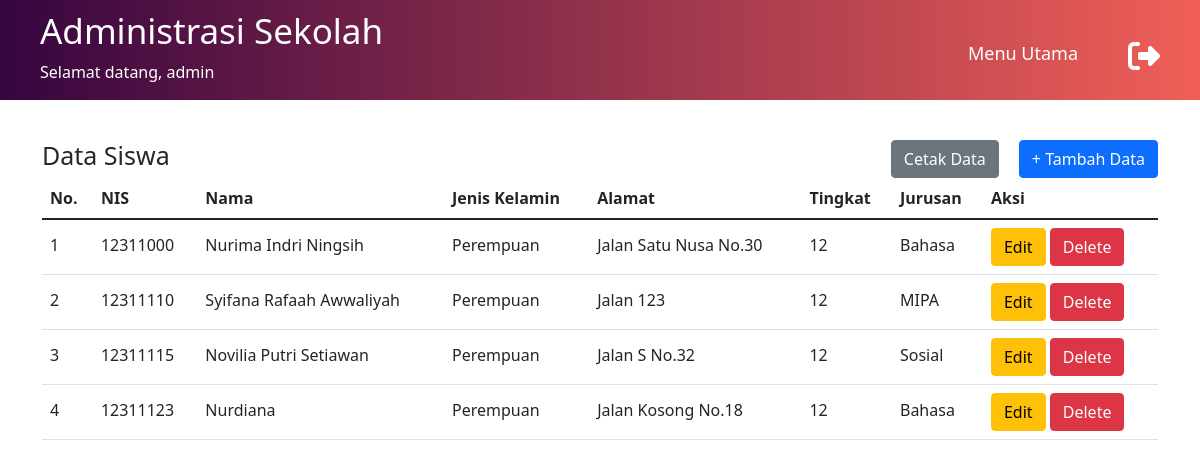
Page /data-siswa.php (signed in) on the committed database.
### tables this page shows
CREATE TABLE `siswa` (
  `nis` char(8) NOT NULL,
  `nama` varchar(50) NOT NULL,
  `jns_kelamin` varchar(10) NOT NULL,
  `alamat` varchar(50) NOT NULL,
  `kd_kelas` char(4) NOT NULL
);

CREATE TABLE `kelas` (
  `kd_kelas` char(4) NOT NULL,
  `jurusan` varchar(20) NOT NULL,
  `tingkat` varchar(5) NOT NULL,
  `jmlh_siswa` int(5) NOT NULL
);

### functions.php (called while the page is built, shortened)
<?php
$conn = mysqli_connect("localhost", "root", "", "sekolah_database");
function query($query) {
	global $conn;
	$result = mysqli_query($conn, $query);
	$rows = [];
	while( $row = mysqli_fetch_assoc($result) ) {
		$rows[] = $row;
	}
	return $rows;
}
?>

### data-siswa.php (the view, shortened to what this page needs)
<?php
require 'functions.php';
$siswa = query("SELECT * FROM siswa, kelas where kelas.kd_kelas=siswa.kd_kelas");
?>
<!DOCTYPE html>
<html lang="en">
<head>
    <link rel="stylesheet" href="assets/css/main.css">
    <link href="https://cdn.jsdelivr.net/npm/bootstrap@5.1.3/dist/css/bootstrap.min.css" rel="stylesheet"
>
</head>
<body>
    <header>
        <div class="welcome">
            <h1>Administrasi Sekolah</h1>
            <p>Selamat datang,
                <?php
                echo $_SESSION['username'];
                ?>
            </p>
        </div>
        <nav>
            <ul>
                <li><a href="index.php">Menu Utama</a></li>
            </ul>
        </nav>
        <a href="logout.php"><i class="fa fa-sign-out fa-2x" aria-hidden="true"></i></a>
    </header>
    <section id="data-siswa" class="container">
        <div class="top-data">
            <h1>Data Siswa</h1>
            <button type="button" class="btn btn-primary"><a href="tambah-siswa.php"
                    style="color: #fff; text-decoration:none; "> + Tambah Data</a></button>
            <button type="button" class="btn btn-secondary" style="margin-right:20px;"><a href="cetak-siswa.php"
                    style="color: #fff; text-decoration:none; "> Cetak Data</a></button>
        </div>
        <div class="list-siswa">
            <table class="table table-hover">
                <thead>
                    <tr>
                        <th scope="col">No.</th>
                        <th scope="col">NIS</th>
                        <th scope="col">Nama</th>
                        <th scope="col">Jenis Kelamin</th>
                        <th scope="col">Alamat</th>
                        <th scope="col">Tingkat</th>
                        <th scope="col">Jurusan</th>
                        <th scope="col">Aksi</th>
                    </tr>
                </thead>
                <tbody>
                    <?php $i = 1; ?>
                    <?php foreach ($siswa as $row) : ?>
                    <tr>
                        <td scope="row"><?= $i; ?></td>
                        <td scope="row"><?= $row["nis"]; ?></td>
                        <td><?= $row["nama"]; ?></td>
                        <td><?= $row["jns_kelamin"]; ?></td>
                        <td><?= $row["alamat"]; ?></td>
                        <td><?= $row["tingkat"]; ?></td>
                        <td><?= $row["jurusan"]; ?></td>
                        <td class="button-action">
                            <a href="ubah-siswa.php?nis=<?= $row["nis"]; ?>"><button type="button"
                                    class="btn btn-warning">Edit</button></a>
                            <a href="hapus-siswa.php?nis=<?= $row["nis"]; ?>"><button type="button"
                                    class="btn btn-danger">Delete</button></a>
                        </td>
                    </tr>
                    <?php $i++; ?>
                    <?php endforeach; ?>
                </tbody>
            </table>
        </div>
    </section>
</body>
</html>

### assets/css/main.css (style rules this page uses)
* { margin: 0; padding: 0; box-sizing: border-box; text-decoration: none; list-style: none; }
body { font-family: 'Poppins', sans-serif; }
.container { width: 80%; margin: auto; }
header { width: 100%; padding: 0 40px; background: #f05f57; background: -webkit-linear-gradient(to left, #f05f57, #360540); background: linear-gradient(to left, #f05f57, #360540); display: flex; flex-direction: row; color: #fff; }
header .welcome { flex: 2; }
header .welcome h1 { font-size: 35px; padding-top: 10px; }
header ul { flex: 3; text-align: center; }
header i { padding-top: 40px; }
.fa-sign-out { color: #fff; }
header ul li { display: inline-block; font-size: 18px; margin-right: 30px; padding-top: 40px; align-items: center; }
header ul li a { color: #fff; padding: 10px 20px; border-radius: 10px; -webkit-border-radius: 10px; -moz-border-radius: 10px; -ms-border-radius: 10px; -o-border-radius: 10px; text-decoration: none; transition: all .5s; -webkit-transition: all .5s; -moz-transition: all .5s; -ms-transition: all .5s; -o-transition: all .5s; }
section { margin-top: 40px !important; }
.top-data h1 { color: #272727; float: left; }
.top-data button { float: right; color: #fff; text-decoration: none; }
a { color: #fff !important; text-decoration: none !important; }
.top-data { position: relative; margin-top: 30px; }
.top-data h1, body section h1 { font-size: 25px; display: block; }
tr td { line-height: 35px; }

### rows in the picture
siswa: nis "12311000", nama "Nurima Indri Ningsih", jns_kelamin "Perempuan", alamat "Jalan Satu Nusa No.30", kd_kelas.tingkat "12", kd_kelas.jurusan "Bahasa"
siswa: nis "12311110", nama "Syifana Rafaah Awwaliyah", jns_kelamin "Perempuan", alamat "Jalan 123", kd_kelas.tingkat "12", kd_kelas.jurusan "MIPA"
siswa: nis "12311115", nama "Novilia Putri Setiawan", jns_kelamin "Perempuan", alamat "Jalan S No.32", kd_kelas.tingkat "12", kd_kelas.jurusan "Sosial"
siswa: nis "12311123", nama "Nurdiana", jns_kelamin "Perempuan", alamat "Jalan Kosong No.18", kd_kelas.tingkat "12", kd_kelas.jurusan "Bahasa"

### other values in the picture
$_SESSION['username'] "admin"
